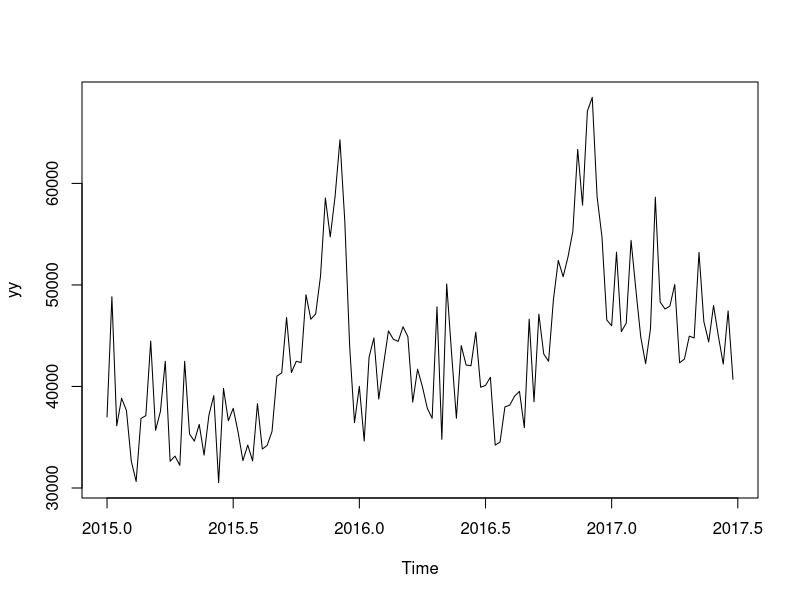
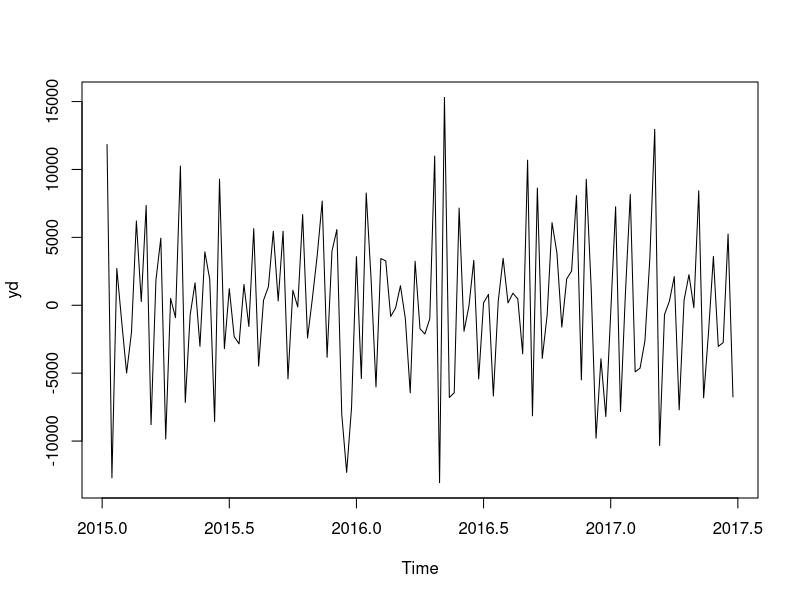
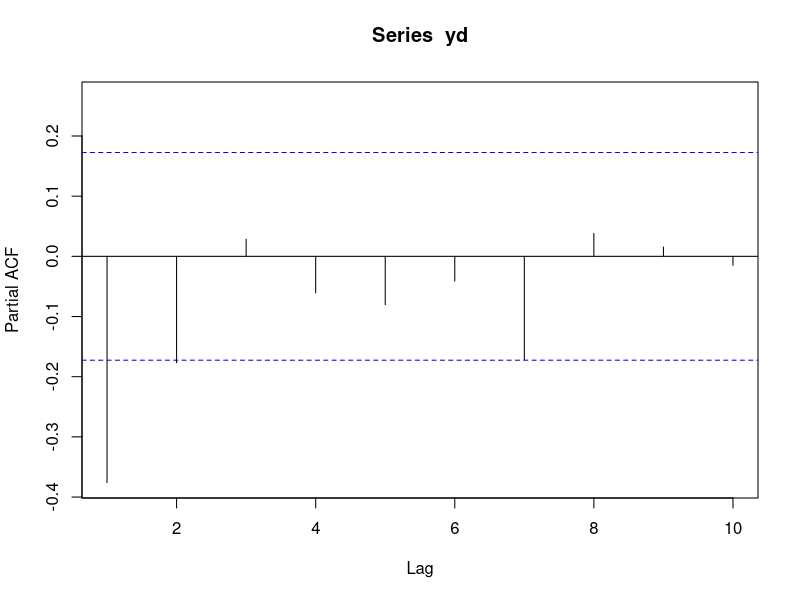
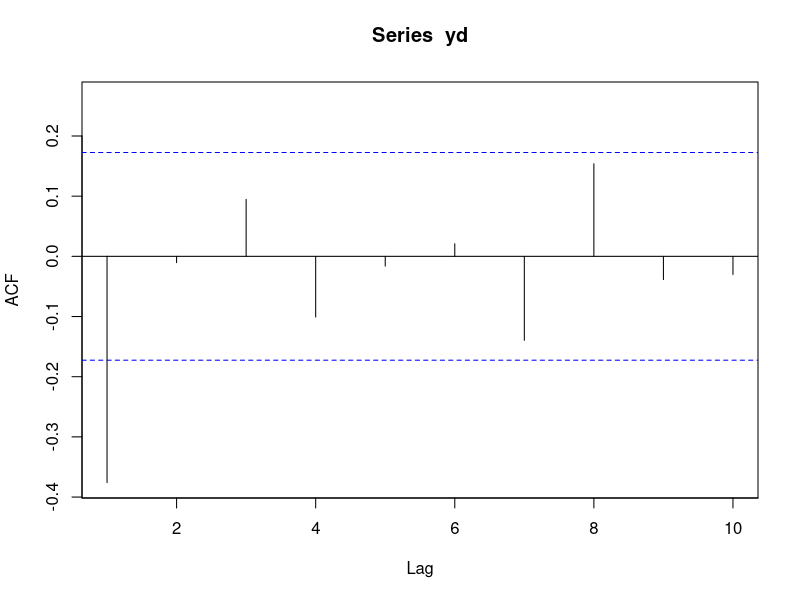
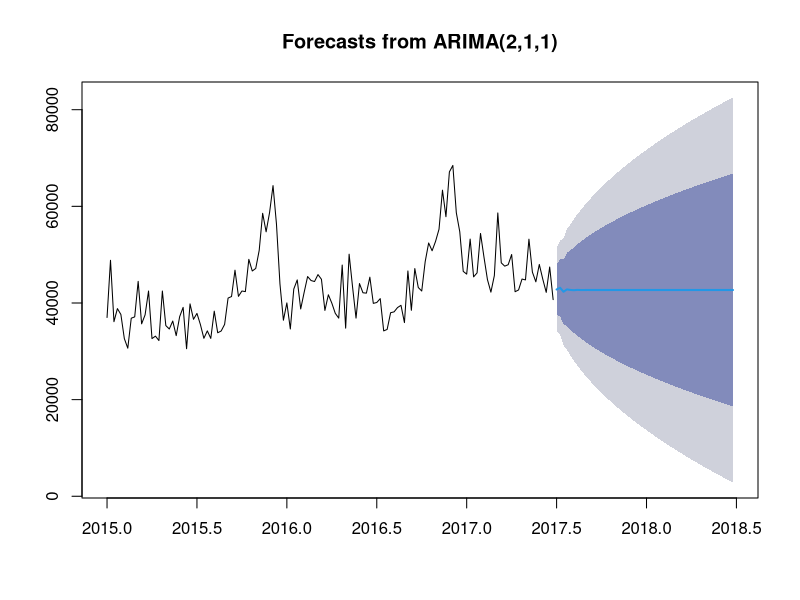
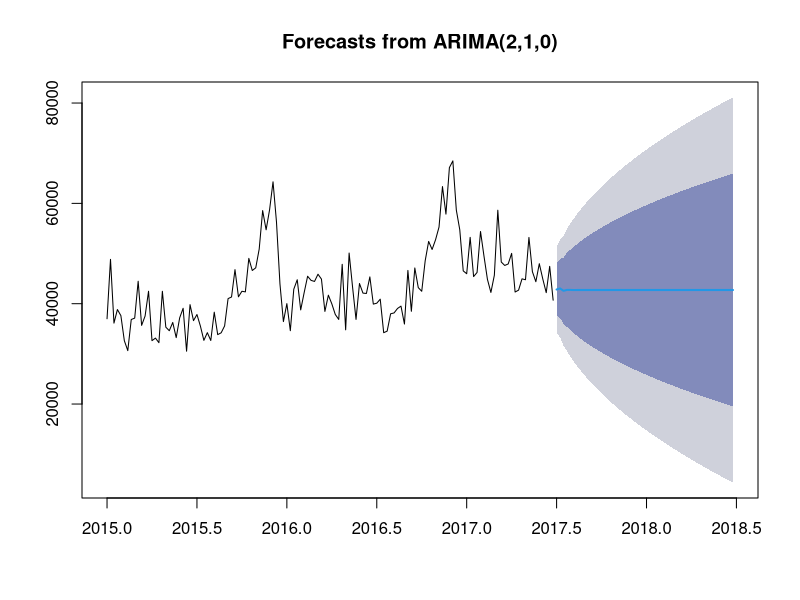
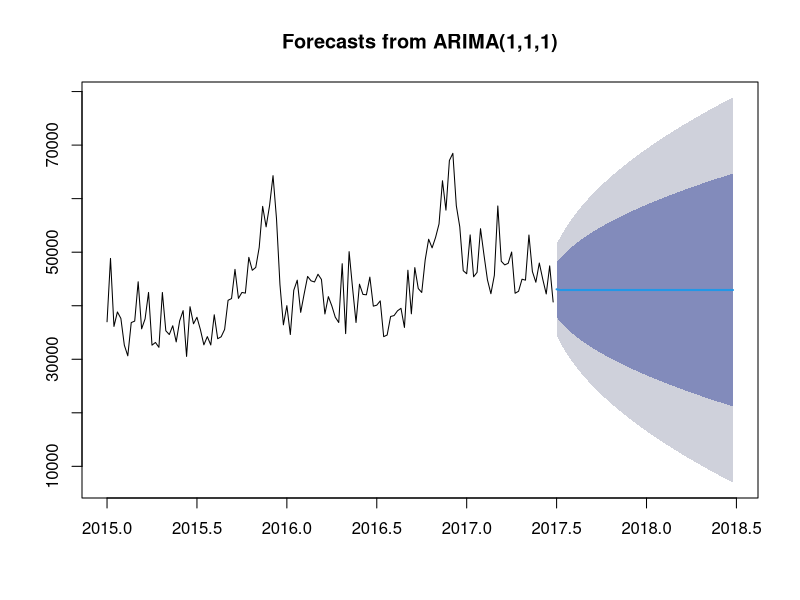
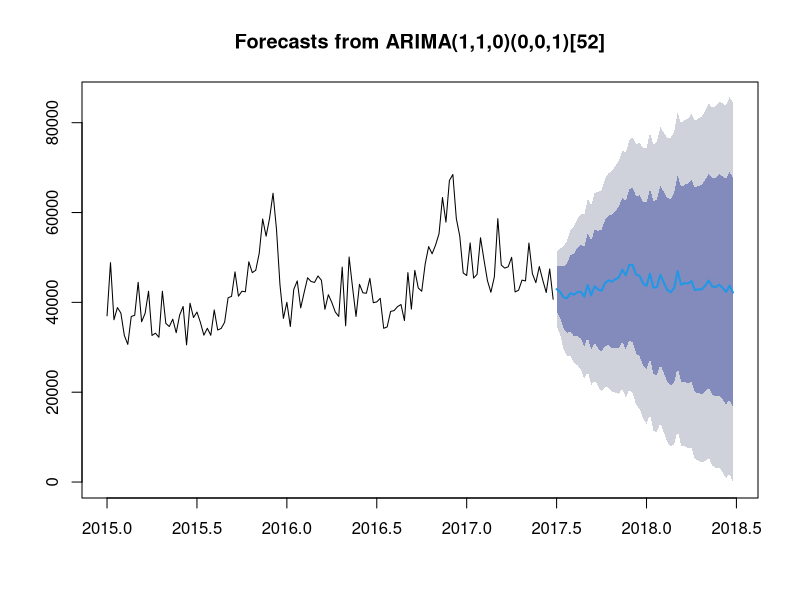

Generate these figures, in order, with R:
setwd("/Users/prasad/Desktop/Teaching/BAX493A/2022/Lectures/Class2")
rm(list=ls(all=TRUE)) 	# clear data

# update.packages(ask=FALSE,checkBuilt=TRUE,repos="https://cloud.r-project.org")

# install.packages(c("Rcpp", "caret", "forecast", "ggplot2", "quadprog"), dependencies=TRUE,repos="https://cloud.r-project.org")


library("forecast")
library("tseries") 		# reqired for adf.test of stationarity

data <- read.csv("data_week.csv", sep=",",dec=".",header=T) 	# weekly data
names(data)
head(data,5)

sales <- data[,3]/1000		# millions in xyz currency




##### Represeniting Data as Time Series Object #####

yy <- ts(sales, frequency = 52, start = c(2015,1))		# coverts sales data as time series object with start date and frequency (weekly here)
plot.ts(yy)												# ALWAYS plot time series to see patterns: trend, cycle, variance over time




##### General Process for Fitting ARIMA(p,d,q) x (P, D, Q) Models #####

# Typical values of (p,q) are 0, 1, 2. So you will have 3 ps x 3 qs = 9 models

# ARMA models require STATIONARY time series as inputs. Stationarity implies mean and variance are approx constant over time

# To assess stationarity, use adf.test(). If series is non-stationary, then take first difference. If first-differenced series still not stationary, take higher order difference. Usually d = 2 suffices for most time series. 

# Given p, d, q taking 3 values (0,1,2), you will have a set of 27 models. Apply AICC to select the best one or a set of few good ones. The "good ones" are within +/- 1 point from the Minimum AICC value

# If seasonal arima with (P, D, Q) were also included, then you will have additonal 27 models. So a total of 54 models.  Apply AICC to select the best one or a set of few good ones. 
 


## Let's learn the process using sales series

## Step 1. Is the time series stationary? 

# Use Augmented Dickey-Fuller Test to test stationarity == > large p-value means nonstationary

					
# install and load "tseries" package 
adf.test(yy)							# if p-value is large (> 0.10), then nonstationary

yd <- diff(yy,differences = 1)			
plot.ts(yd)								# looks stationary visually
adf.test(yd)							# estimated p = 0.01 => small p-value (< 0.10) => so yd is stationary ==> fix d = 1 in ARIMA models to be fitted




## Step 2. Decide AR(p) or MA(q) or both ARMA(p,q). Use the stationary series from Step 1. 

# To decide AR(p), plot Pacf. For AR(p) => Pacf becomes zero at some lag p

Pacf(yd, lag.max = 10)					# Pacf suggests p = 1 


# To decide MA, plot Acf. For MA(q) => Acf becomes zero at some lag q

Acf(yd, lag.max = 10)				# Acf suggests q = 1 




## Step 3. Fit several ARIMA models. 	

m1 <- Arima(yy, order = c(2,1,1))			# note: differencing (d = 1) is specified in the "order"; so fit the original yy series (yy, not yd)

m1				# see the output of m1. The estimated phi value and its std err to assess significnace

summary(m1)		# see Accuracy using MAPE = Mean Absolute Percentage Error 

# do this for other p,d,q values


m2 <- Arima(yy, order = c(2,1,0))			
m3 <- Arima(yy, order = c(1,1,1))	
# ... and so on

# Consider Seasonal ARIMA(p,d,q) x (P, D, Q) components when seasonality is expected/suspected

m4 <- Arima(yy, order=c(1,1,0), seasonal = list(order = c(0,0,1), period = 52))
m5 <- Arima(yy, order=c(2,1,0), seasonal = list(order = c(1,0,0), period = 52))

# ... and so on



## Step 4. Use Information Criteria to retain the "best model" 
## Use AIC_c if sample size is small (i.e., p/T ratio is large = 10% or more)
## Use BIC if sample size is large (i.e., p/T ratio is small = 5% of less)


## Step 5. Identify a **set of few good models**. Good models are within plus/minus 1 point difference from the smallest value of AIC_c or BIC values.  


## Step 6. Make Out-of-Sample Forecasts with Prediction Interval based on your retained model

m1.predict <- forecast:::forecast.Arima(m1, h = 52, level = c(68, 90))
plot(m1.predict)

summary(m1.predict)		# prints numerical values of forecasts and CIs.


# To see the numerical values of forecast and CIs, 

m2.predict <- forecast:::forecast.Arima(m2, h = 52, level = c(68, 90))
plot(m2.predict)

m3.predict <- forecast:::forecast.Arima(m3, h = 52, level = c(68, 90))
plot(m3.predict)

m4.predict <- forecast:::forecast.Arima(m4, h = 52, level = c(68, 90))
plot(m4.predict)

m5.predict <- forecast:::forecast.Arima(m5, h = 52, level = c(68, 90))
plot(m5.predict)





################ Automated Version #############
## The above steps (a bit more sophisticated) is written in a function called "auto.arima". 

m6 <- auto.arima(yy)		# fits ARIMA(p,d,q) x (P, D, Q) automatically

m6.predict <- forecast:::forecast.Arima(m6, h = 52, level = c(68, 90))
plot(m6.predict)

## So why use the above step-by-step procedure? 
## First, modeling is a process of discovery. Auto.arima can/does miss the best model. 
## Second, even when auto.arima finds the best model, it does not inform you about the **set of few good models** in the vicinity of the best model. Forecasts combination of a few good models incorporates this model uncertainty and provides *Consensus Forecast*.

## So do use auto.arima and *then* do plus/minus 1 on its reported (p,d,q) and (P,D,Q). Then base your forecasts/conclusions/recommendations from this set of good models to meet your business needs



##  Deliverables for HW 2

# 1. Step-by-Step fit different ARIMA (p,d,q) x (P, D, Q) for the caces and deaths. Can you discover a better model than auto.arima?

# 2. Selet the best model using information criteria (AIC_c, BIC), and present out-of-sample forecasts with prediction intervals

# 3. Discover a set of good models in the neighborhood of the best model. Then present the "Consensus Forecast" for cases and deaths over the next week (from Sunday to Saturday after the submission date). 








  